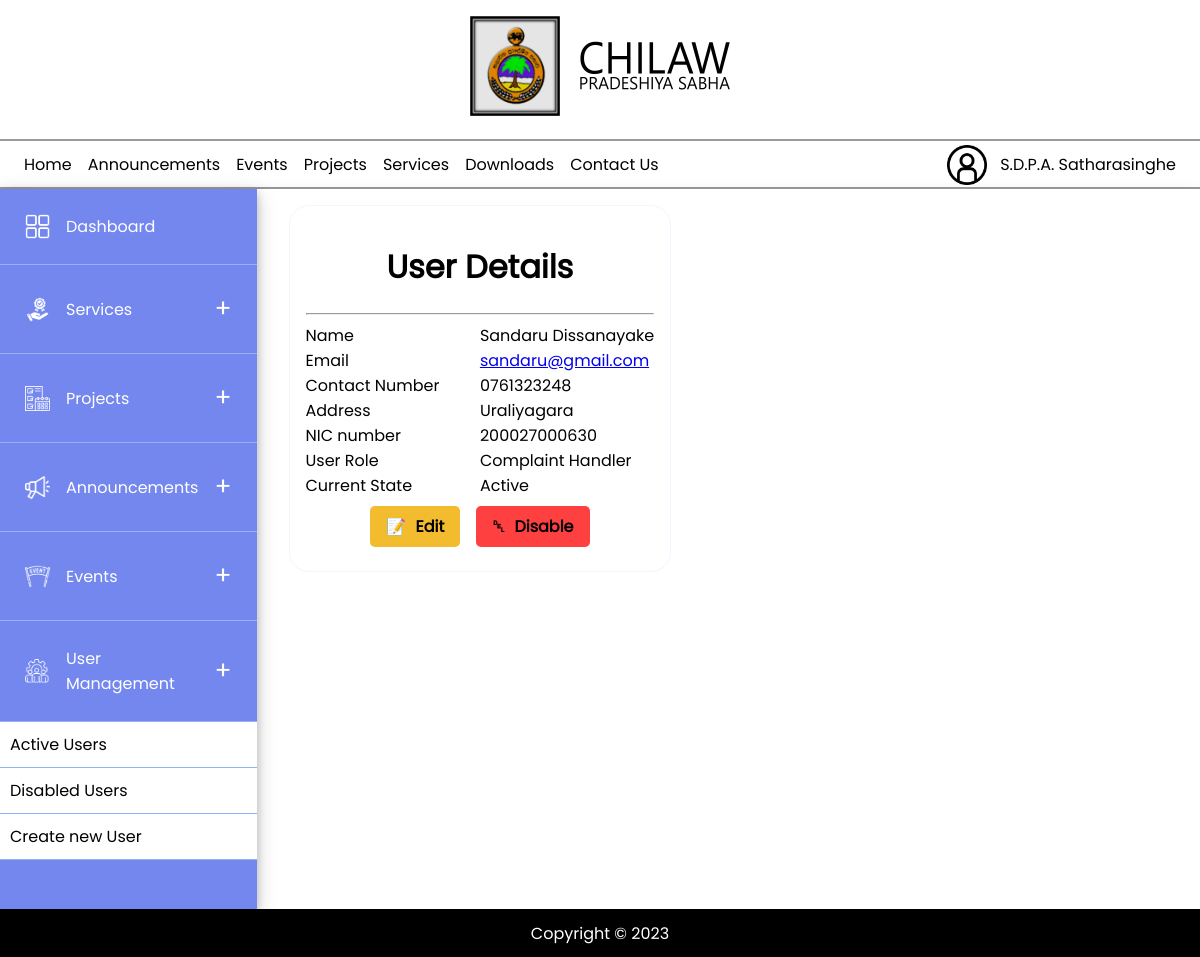
The page /Admin/Users/View/4 (signed in) on the database its author committed.
### tables this page shows
CREATE TABLE `users` (
  `user_id` int(11) NOT NULL,
  `email` varchar(255) NOT NULL,
  `user_type` int(11) NOT NULL,
  `state_id` int(11) NOT NULL,
  `name` varchar(255) NOT NULL,
  `contact_no` varchar(12) NOT NULL,
  `address` varchar(255) NOT NULL,
  `password_hash` varchar(255) NOT NULL,
  `password_reset_code` varchar(20) DEFAULT NULL,
  `reset_code_time` timestamp NULL DEFAULT NULL
);

CREATE TABLE `staff` (
  `user_id` int(11) NOT NULL,
  `nic` varchar(15) NOT NULL,
  `staff_type` int(11) NOT NULL,
  `added_by` int(11) DEFAULT NULL,
  `added_time` timestamp NOT NULL DEFAULT current_timestamp()
);

CREATE TABLE `staff_type` (
  `staff_type_id` int(11) NOT NULL,
  `staff_type` varchar(50) NOT NULL
);

CREATE TABLE `user_state` (
  `state_id` int(11) NOT NULL,
  `state` varchar(20) NOT NULL
);

### app/core/App.php (called while the page is built, shortened)
<?php
class App
{
    private $method = 'index';
    public function __construct()
    {
        $url = $this->parseUrl();
        if (isset($url[0])) {
            if ($url[0] != 'index.php') {
                if (file_exists('app/controllers/' . $url[0] . '.php')) {
                    unset($url[0]);
                }
            }
        }
        $this->controller = new $this->controller;
        if (isset($url[1])) {
            if (method_exists($this->controller, $url[1])) {
                $this->method = $url[1];
                unset($url[1]);
            }
        }
        $this->parameters = $url ? array_values($url) : [];
        call_user_func_array([$this->controller, $this->method], $this->parameters);
    }
    private function parseUrl()
    {
        return isset($_GET['url']) ?
            explode('/', filter_var(rtrim($_GET['url'], '/'), FILTER_SANITIZE_URL))
            : [];
    }
}

### index.php (called while the page is built, shortened)
<?php
$app = new App;

### app/core/Model.php (called while the page is built, shortened)
<?php
class Model
{
    protected $conn;
    public function __construct()
    {
        $this->conn = new mysqli(DB_HOST, DB_USER, DB_PASS, DB_NAME);
    }
    protected function select($table, $columns = '*', $conditions = '', $offsetlimt = false)
    {
        try {
            if ($offsetlimt) {
                $limit = $offsetlimt[0] . ',' . $offsetlimt[1];
                if ($conditions != '') {
                    $stmt = $this->conn->prepare("SELECT $columns FROM $table WHERE $conditions LIMIT $limit");
                } else {
                    $stmt = $this->conn->prepare("SELECT $columns FROM $table LIMIT $limit");
                }
            } else {
                if ($conditions != '') {
                    $stmt = $this->conn->prepare("SELECT $columns FROM $table WHERE $conditions");
                } else {
                    $stmt = $this->conn->prepare("SELECT $columns FROM $table");
                }
            }
            $res = $stmt->execute();
            $result = $res ? $stmt->get_result() : false;
            $nodata = $result->num_rows == 0;
            $result = $result ? $result->fetch_all(MYSQLI_ASSOC) : false;
            return [
                'error' => $res == false,
                'errmsg' => $res == false ? $stmt->error : false,
                'nodata' => $nodata,
                'result' => $result,
            ];
        } catch (Exception $e) {
            return [
                'error' => true,
                'errmsg' => $e->getMessage(),
                'nodata' => true,
                'result' => false,
            ];
        }
    }
}

### app/models/StaffModel.php (called while the page is built, shortened)
<?php
class StaffModel extends Model {
    public function getStaffByID($id)
    {
        return $this->select('users u join user_state us join staff s join staff_type st
             on u.user_id=s.user_id and us.state_id=u.state_id and u.user_type=1 and st.staff_type_id=s.staff_type',
        'u.user_id as user_id,u.email as email,u.name as name,u.address as address,u.contact_no as contact_no,us.state as state,s.nic as nic,st.staff_type as role',
        "u.user_id=$id");
    }
}

### app/views/Admin/User/View.php (the view, shortened to what this page needs)
<div class="content">
<?php
$id = $data['user_id'];
$staff = $data['user'];
if($staff!==false):
?>
<div class="card-container">
<div class="card">
    <h1>User Details</h1>
    <hr>
    <div class="user-details">
        <div class="detail">
            <span class="name"> Name </span>
            <span> <?= $staff['name'] ?? 'NO NAME ERROR' ?> </span>
        </div>
        <div class="detail">
            <span class="email"> Email </span>
            <span>
                <a href="mailto:<?=$staff['email']??'#'?>">
                    <?= $staff['email'] ?? 'NO EMAIL ERROR' ?>
                </a>
            </span>
        </div>
        <div class="detail">
            <span class="contact"> Contact Number </span>
            <span> <?= $staff['contact_no'] ?? 'NO CONTACT ERROR' ?> </span>
        </div>
        <div class="detail">
            <span class="address"> Address </span>
            <span> <?= $staff['address'] ?? 'NO ADDRESS ERROR' ?> </span>
        </div>
        <div class="detail">
            <span class="nic"> NIC number </span>
            <span> <?= $staff['nic'] ?? 'NO NIC ERROR' ?> </span>
        </div>
        <div class="detail">
            <span class="role"> User Role </span>
            <span> <?= $staff['role'] ?? 'ROLE UNDEFINED ERROR' ?> </span>
        </div>
        <div class="detail">
            <span class="state"> Current State </span>
            <span class="<?= ($staff['state'] ?? 'Disabled') ?>"> <?= $staff['state'] ?? 'UNKNOWN STATE ERROR' ?> </span>
        </div>
        <div class="options">
            <a href="<?=URLROOT . '/Admin/Users/Edit/' . ($id ?? '') ?>" class="btn edit bg-yellow">
              Edit
            </a>
            <?php switch($staff['state'] ?? false) {
              case 'Active': ?>
                  <a href="<?=URLROOT . '/Admin/Users/Disable/' . ($id ?? '') ?>" class="btn delist bg-red">
                    Disable
                  </a> <?php
                  break;
              case 'Disabled': ?>
              <?php break;
            } ?>
        </div>
    </div>
</div>
        </div>
        </div>
    </div>
<?php else: ?>
<h1>
  USER NOT FOUND
</h1>
<?php endif; ?>

### public/css/main.css (style rules this page uses)
:root { --blue: #7387EF; --lightblue: #93B4F2; --fadedblue: #F0F5FE; --red: #FF4040; --green: #25A704; --yellow: #F3BC2F; --orange: #E2631B; --grey: #9A9A9A; --bgcolor: #ffffff; --black: #000000; }
.bg-red { background-color: var(--red); }
.bg-yellow { background-color: var(--yellow); }
html, body { margin: 0; padding: 0; box-sizing: border-box; font-family: poppins; background-color: var(--bgcolor); }
body { display: flex; flex-direction: column; background-color: rgba(0 0 0 / 2%); }
*:not(.footer) { transition: all 100ms ease-in-out; }

### public/css/Admin/index.css (style rules this page uses)
.detail { display: grid; grid-template-columns: 1fr 1fr; grid-template-areas: "span span"; }
.card-container { box-sizing: border-box; width: 100%; align-items: center; gap: 1rem; }
.card { box-sizing: border-box; width: fit-content; line-break: strict; max-width: min(80rem,100%); border-radius:20px; padding: 1rem; border: 1px solid var(--fadedblue); }
.card > h1 { text-align: center; }
.options { display: flex; padding: .5rem; justify-content: center; gap: 1rem; }

### public/css/Components/table.css (style rules this page uses)
.btn { border: none; padding: .5rem 1rem; text-align: center; text-decoration: none; color: var(--black); display: inline-block; border-radius: 5px; font-weight: 600; font-size: medium; transition: 200ms ease-in-out; width: max-content; }
.btn::before { margin-right: 5px; }
.delist::before { content: "␡"; }
.edit::before { content: "📝"; }

### public/css/logged_in_layout.css (style rules this page uses)
body { display: block; }
.content { padding: 1rem 0; width: 100%; box-sizing: border-box; overflow: hidden; }

### rows shown on the page
users: name "Sandaru Dissanayake", email "sandaru@gmail.com", contact_no "0761323248", address "Uraliyagara", staff.nic "200027000630", staff_type.staff_type "Complaint Handler", state.state "Active"

### other values the page prints
$_SESSION['name'] "S.D.P.A. Satharasinghe"
